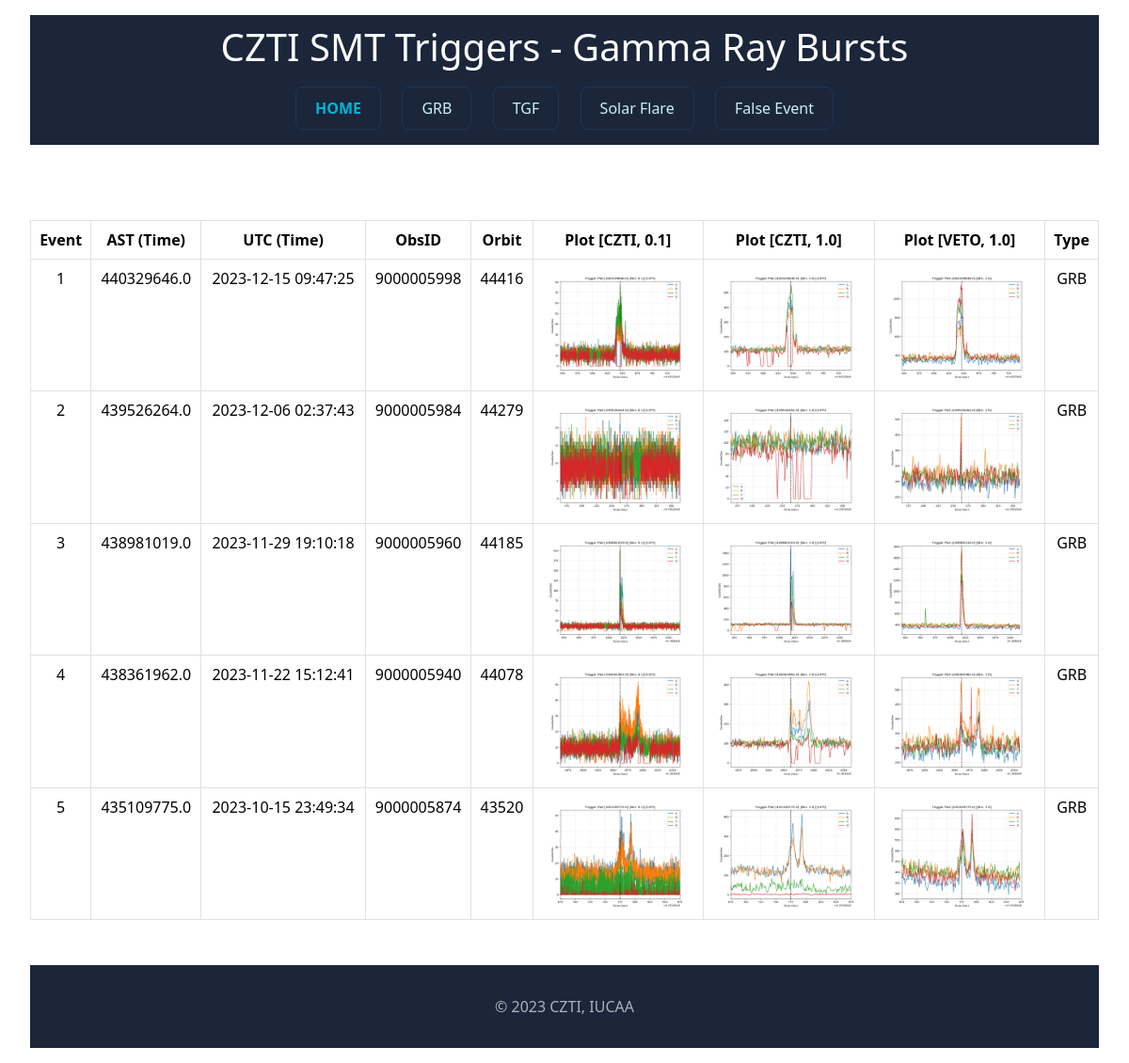
The page /grb on the database its author committed.
### tables this page shows
CREATE TABLE events (event_id INTEGER PRIMARY KEY AUTOINCREMENT, event_obsid TEXT, event_orbit TEXT, event_ast TEXT, event_utc TEXT, event_type TEXT);

### app.py (the view)
@app.route("/grb")
def grb_page():
    rows = getdatadb()
    return render_template('grb.html', elem=rows)

### app.py (called while the page is built)
def getdatadb():
    conn = sqlite3.connect(DATABASE)
    cursor = conn.cursor()
    query = "SELECT * FROM events;"
    cursor.execute(query)
    dbrow = cursor.fetchall()
    columns = [desc[0] for desc in cursor.description]
    rowdata = []
    for row in dbrow:
        row_dict = dict(zip(columns, row))
        rowdata.append(row_dict)
    cursor.close()
    conn.close()
    return rowdata

### templates/grb.html (shortened to what this page needs)
<!DOCTYPE html>
<html lang="en">
<head>
    <link href="https://cdn.jsdelivr.net/npm/bootstrap@5.3.2/dist/css/bootstrap.min.css" rel="stylesheet">
</head>
<body>
    <nav>
        <h1>CZTI SMT Triggers - Gamma Ray Bursts</h1>
        <div class="info-section">
            <a href="{{ url_for('hello_czti') }}" class="button home-button">HOME</a>
            <a href="{{ url_for('grb_page') }}" class="button">GRB</a>
            <a href="{{ url_for('tgf_page') }}" class="button">TGF</a>
            <a href="{{ url_for('solar_page') }}" class="button">Solar Flare</a>
            <a href="{{ url_for('false_page') }}" class="button">False Event</a>
        </div>
    </nav>
    <div class="table-responsive">
        <table class="table table-hover table-bordered">
            <thead>
                <tr>
                    <th>Event</th>
                    <th>AST (Time)</th>
                    <th>UTC (Time)</th>
                    <th>ObsID</th>
                    <th>Orbit</th>
                    <th>Plot [CZTI, 0.1]</th>
                    <th>Plot [CZTI, 1.0]</th>
                    <th>Plot [VETO, 1.0]</th>
                    <th>Type</th>
                </tr>
            </thead>
            <tbody>
                {% for val in elem %}
                    {% if val['event_type'] == 'GRB' %}
                        <tr>
                            <td>{{val['event_id']}}</td>
                            <td>{{val['event_ast']}}</td>
                            <td>{{val['event_utc']}}</td>
                            <td>{{val['event_obsid'][20:30]}}</td>
                            <td>{{val['event_orbit']}}</td>
                            <td><img src="static/{{val['event_ast']}}/{{val['event_ast']}}_0.1_CZTI.png"></td>
                            <td><img src="static/{{val['event_ast']}}/{{val['event_ast']}}_1.0_CZTI.png"></td>
                            <td><img src="static/{{val['event_ast']}}/{{val['event_ast']}}_1.0_VETO.png"></td>
                            <td>{{val['event_type']}}</td>
                        </tr>
                    {% endif %}
                {% endfor %}
            </tbody>
        </table>
    </div>
    <footer>
        <p>&copy; 2023 CZTI, IUCAA</p>
    </footer>
</body>
</html>

### templates/grb.html (style rules this page uses)
html { height: 100%; }
body { min-height: 100%; display: flex; flex-direction: column; margin: 0; }
h1 { text-align: center; padding: 34px; }
nav { margin: 16px 32px 64px 32px; background-color: #1b263b; color: white; }
h1 { text-align: center; padding: 10px 32px 2px 32px; margin: 0; }
.info-section { display: flex; padding: 16px; margin: 0px 256px 0px 256px; justify-content: space-between; }
.button { padding: 10px 20px; margin: 0 10px; text-decoration: none; color: #caf0f8; background-color: #1b263b; border: 1px solid #1d3557; border-radius: 8px; cursor: pointer; transition: background-color 0.3s ease; }
.home-button { font-weight: bold; color: #00b4d8; }
.table-responsive { margin: 16px 32px 32px 32px; text-align: center; }
.table-responsive img { width: 100%; }
td:nth-child(6), td:nth-child(7), td:nth-child(8) { width: 16%; white-space: nowrap; }
footer { padding: 32px; margin: 32px 32px 16px 32px; color: rgba(255, 255, 255, 0.644); text-align: center; background-color: #1b263b; margin-top: auto; }
footer p { margin: 0; }

### rows shown on the page
events: event_id "1", event_ast "440329646.0", event_utc "2023-12-15 09:47:25", event_obsid "9000005998", event_orbit "44416", event_ast (picture), event_type "GRB"
events: event_id "2", event_ast "439526264.0", event_utc "2023-12-06 02:37:43", event_obsid "9000005984", event_orbit "44279", event_ast (picture), event_type "GRB"
events: event_id "3", event_ast "438981019.0", event_utc "2023-11-29 19:10:18", event_obsid "9000005960", event_orbit "44185", event_ast (picture), event_type "GRB"
events: event_id "4", event_ast "438361962.0", event_utc "2023-11-22 15:12:41", event_obsid "9000005940", event_orbit "44078", event_ast (picture), event_type "GRB"
events: event_id "5", event_ast "435109775.0", event_utc "2023-10-15 23:49:34", event_obsid "9000005874", event_orbit "43520", event_ast (picture), event_type "GRB"
